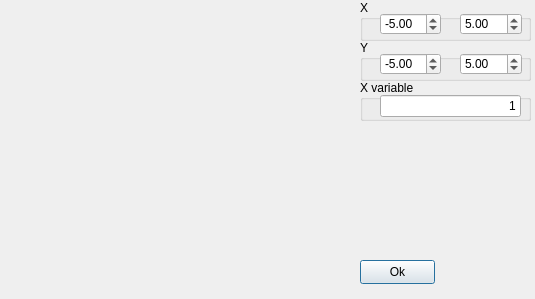
<?xml version="1.0" encoding="UTF-8"?>
<ui version="4.0">
 <class>GraphWindow</class>
 <widget class="QDialog" name="GraphWindow">
  <property name="geometry">
   <rect>
    <x>0</x>
    <y>0</y>
    <width>535</width>
    <height>299</height>
   </rect>
  </property>
  <property name="windowTitle">
   <string>Dialog</string>
  </property>
  <widget class="QCustomPlot" name="widget" native="true">
   <property name="geometry">
    <rect>
     <x>9</x>
     <y>9</y>
     <width>341</width>
     <height>281</height>
    </rect>
   </property>
  </widget>
  <widget class="QPushButton" name="pushButton_2">
   <property name="geometry">
    <rect>
     <x>360</x>
     <y>260</y>
     <width>75</width>
     <height>24</height>
    </rect>
   </property>
   <property name="text">
    <string>Ok</string>
   </property>
  </widget>
  <widget class="QGroupBox" name="groupBox">
   <property name="geometry">
    <rect>
     <x>360</x>
     <y>0</y>
     <width>171</width>
     <height>41</height>
    </rect>
   </property>
   <property name="title">
    <string>X</string>
   </property>
   <widget class="QDoubleSpinBox" name="doubleSpinBox_xStart">
    <property name="geometry">
     <rect>
      <x>20</x>
      <y>13</y>
      <width>61</width>
      <height>22</height>
     </rect>
    </property>
    <property name="minimum">
     <double>-100.000000000000000</double>
    </property>
    <property name="maximum">
     <double>100.000000000000000</double>
    </property>
    <property name="stepType">
     <enum>QAbstractSpinBox::DefaultStepType</enum>
    </property>
    <property name="value">
     <double>-5.000000000000000</double>
    </property>
   </widget>
   <widget class="QDoubleSpinBox" name="doubleSpinBox_xEnd">
    <property name="geometry">
     <rect>
      <x>100</x>
      <y>13</y>
      <width>62</width>
      <height>22</height>
     </rect>
    </property>
    <property name="minimum">
     <double>-100.000000000000000</double>
    </property>
    <property name="maximum">
     <double>100.000000000000000</double>
    </property>
    <property name="value">
     <double>5.000000000000000</double>
    </property>
   </widget>
  </widget>
  <widget class="QGroupBox" name="groupBox_2">
   <property name="geometry">
    <rect>
     <x>360</x>
     <y>40</y>
     <width>171</width>
     <height>41</height>
    </rect>
   </property>
   <property name="title">
    <string>Y</string>
   </property>
   <widget class="QDoubleSpinBox" name="doubleSpinBox_yStart">
    <property name="geometry">
     <rect>
      <x>20</x>
      <y>13</y>
      <width>61</width>
      <height>22</height>
     </rect>
    </property>
    <property name="minimum">
     <double>-100.000000000000000</double>
    </property>
    <property name="maximum">
     <double>100.000000000000000</double>
    </property>
    <property name="value">
     <double>-5.000000000000000</double>
    </property>
   </widget>
   <widget class="QDoubleSpinBox" name="doubleSpinBox_yEnd">
    <property name="geometry">
     <rect>
      <x>100</x>
      <y>13</y>
      <width>62</width>
      <height>22</height>
     </rect>
    </property>
    <property name="minimum">
     <double>-100.000000000000000</double>
    </property>
    <property name="maximum">
     <double>100.000000000000000</double>
    </property>
    <property name="value">
     <double>5.000000000000000</double>
    </property>
   </widget>
  </widget>
  <widget class="QGroupBox" name="groupBox_4">
   <property name="geometry">
    <rect>
     <x>360</x>
     <y>80</y>
     <width>171</width>
     <height>41</height>
    </rect>
   </property>
   <property name="title">
    <string>X variable</string>
   </property>
   <widget class="QLineEdit" name="lineEdit_2">
    <property name="geometry">
     <rect>
      <x>20</x>
      <y>15</y>
      <width>141</width>
      <height>22</height>
     </rect>
    </property>
    <property name="text">
     <string>1</string>
    </property>
    <property name="alignment">
     <set>Qt::AlignRight|Qt::AlignTrailing|Qt::AlignVCenter</set>
    </property>
   </widget>
  </widget>
 </widget>
 <customwidgets>
  <customwidget>
   <class>QCustomPlot</class>
   <extends>QWidget</extends>
   <header>qcustomplot.h</header>
   <container>1</container>
  </customwidget>
 </customwidgets>
 <resources/>
 <connections/>
</ui>
